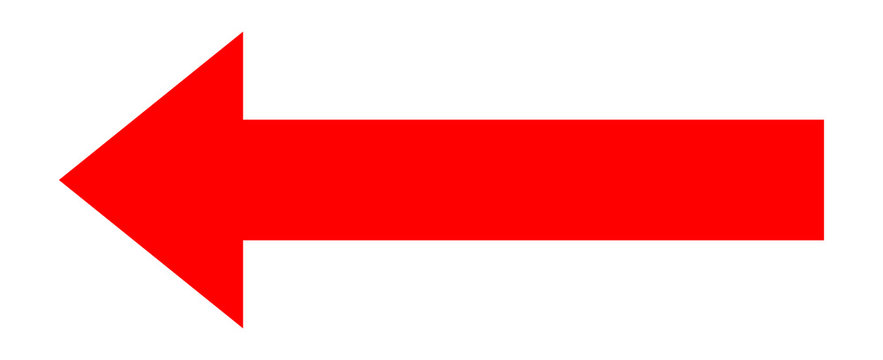
#> input picture Red_Arrow.jpg, 883 x 360 px
$ python Trackbar.py
#> lines starting #> are read from the running program, lines starting #| are printed output that depends on the picture; after the words box and inside, x2 and y2 are one past the last pixel; in counts of white or black regions, pixels touching at a corner belong together
import cv2
import numpy as np

def nothing(x):
    pass


cv2.namedWindow('Tracking')

cv2.createTrackbar("LH", "Tracking", 0, 255, nothing)
#> slider 'LH' is set to 51
cv2.createTrackbar("LS", "Tracking", 0, 255, nothing)
#> slider 'LS' is set to 51
cv2.createTrackbar("LV", "Tracking", 0, 255, nothing)
#> slider 'LV' is set to 51
cv2.createTrackbar("UH", "Tracking", 255, 255, nothing)
cv2.createTrackbar("US", "Tracking", 255, 255, nothing)
cv2.createTrackbar("UV", "Tracking", 255, 255, nothing)


while True:
    frame = cv2.imread('Red_Arrow.jpg')
#> frame is the input picture: shape (360, 883, 3); mean B, G, R 176.8, 176.8, 254.6

    hsv = cv2.cvtColor(frame, cv2.COLOR_BGR2HSV)
#> hsv: shape (360, 883, 3); mean H, S, V 3.6, 78.4, 254.6

    l_h = cv2.getTrackbarPos("LH", "Tracking")
    l_s = cv2.getTrackbarPos("LS", "Tracking")
    l_v = cv2.getTrackbarPos("LV", "Tracking")

    u_h = cv2.getTrackbarPos("UH", "Tracking")
    u_s = cv2.getTrackbarPos("US", "Tracking")
    u_v = cv2.getTrackbarPos("UV", "Tracking")


    l_r = np.array([l_h, l_s, l_v])
    u_r = np.array([u_h, u_s, u_v])

    mask = cv2.inRange(hsv, l_r, u_r)
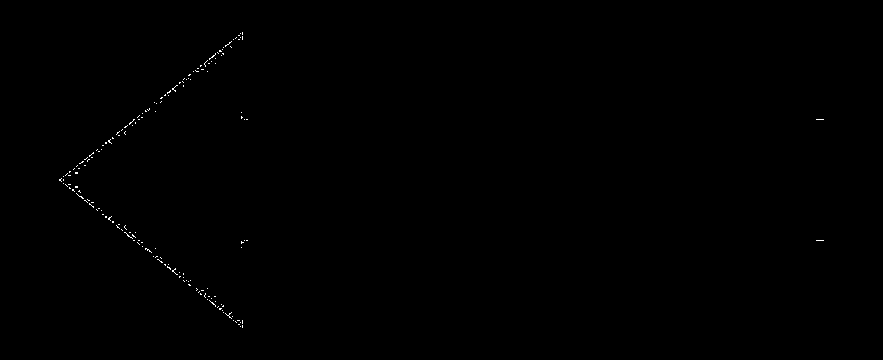
#> mask: shape (360, 883); 0.17% white in thin lines or dots, all inside (x1, y1, x2, y2) = (59, 32, 824, 328)

    res = cv2.bitwise_and(frame, frame, mask = mask)

    cv2.imshow('frame', frame)
    cv2.imshow('mask', mask)
    cv2.imshow('res', res)

    cv2.waitKey(0)
    cv2.destroyAllWindows()
